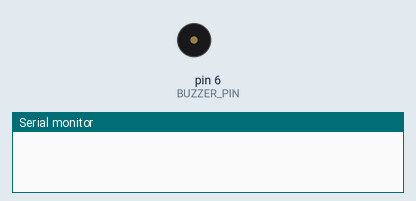
Simulated run of this sketch. Board: Arduino Uno, built with avr-gcc and run on an emulated ATmega328P. Parts: buzzer (waves = sounding), the last lines printed to the serial monitor.

Above: at 0.1 s.
At 1.1 s:
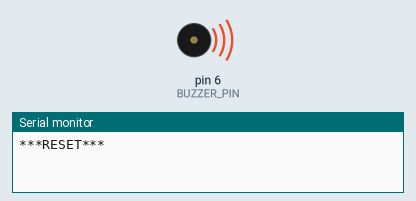
Timing chart, 0 to 40.0 s (numbered marks = the images above):
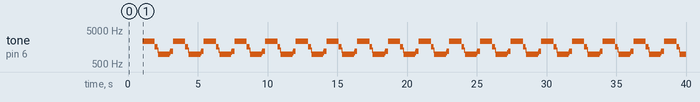

The sketch:

buzzer.ino
```cpp
#define BAUD_RATE 9600
#define BUZZER_PIN 6

// Global variables.
unsigned long buzzer_ts;
unsigned long incrementer_ts;

unsigned long buzz_interval;
bool buzzer_state;

unsigned long intervals[10] = { 200, 200, 200, 200, 300, 500, 500, 500, 500, 400 };
int no_of_beats = 10;
int interval_index = 0;

// Remember, setup runs once when the romi is powered up
void setup() {

  //Start a serial connection
  Serial.begin(BAUD_RATE);

  // Wait for stable connection, report reset.
  delay(1000);
  Serial.println("***RESET***");

  // Set pin 6 (buzzer) to output.
  pinMode( BUZZER_PIN, OUTPUT);

  // Initialise your global variables.
  buzzer_ts = micros();
  incrementer_ts = micros();

  buzz_interval = intervals[interval_index];
}

void play_tone(int state) {
  digitalWrite(BUZZER_PIN, state);
}

void play_song(unsigned long buzzer_elapsed, unsigned long incrementer_elapsed) {
  // Increment buzz_interval every 1000ms
    if (incrementer_elapsed > 220000) {
      incrementer_ts = micros();
      interval_index = (interval_index + 1) % no_of_beats;
      buzz_interval = intervals[interval_index];
      Serial.println(buzz_interval);
    }

    // Implement a millis() or micros() task block
    // to toggle the state of the buzzer.
    if (buzzer_elapsed > buzz_interval) {
      buzzer_ts = micros();

      if (buzzer_state == false) play_tone(1);
      else play_tone(0);

      buzzer_state = !buzzer_state;
    }
}

// Remember, loop repeats again and again.
void loop() {

    unsigned long time_now = micros();
    unsigned long buzzer_elapsed = time_now - buzzer_ts;
    unsigned long incrementer_elapsed = time_now - incrementer_ts;

    play_song(buzzer_elapsed, incrementer_elapsed);

}
```

Measured:
- by itself, tone on pin 6 (BUZZER_PIN): plays 2341 Hz for 0.88 s, 1591 Hz for 0.20 s, 1261 Hz for 0.04 s, 966 Hz for 0.84 s, 1088 Hz for 0.04 s, 1202 Hz for 0.20 s … (106 notes in this stretch)
